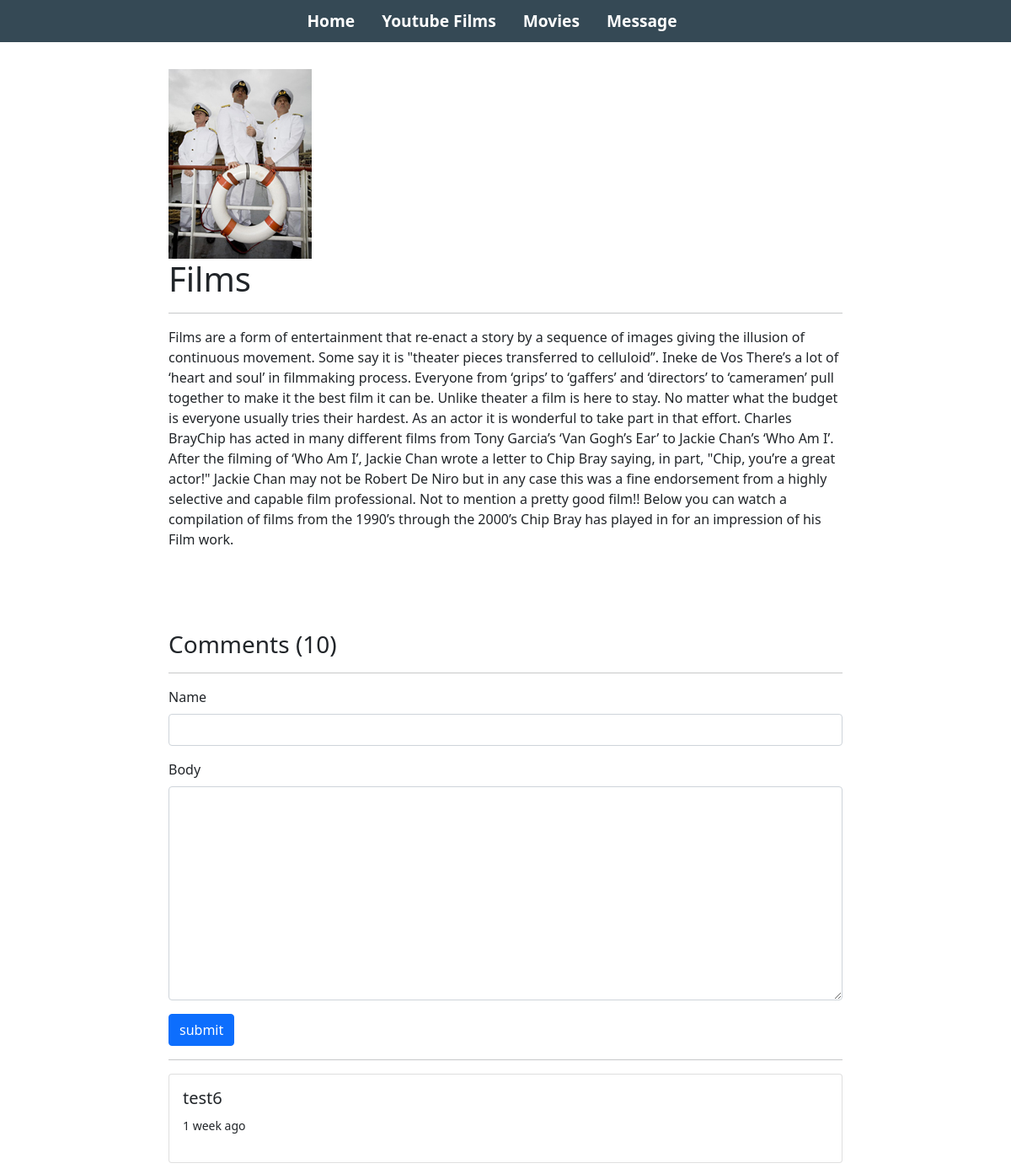
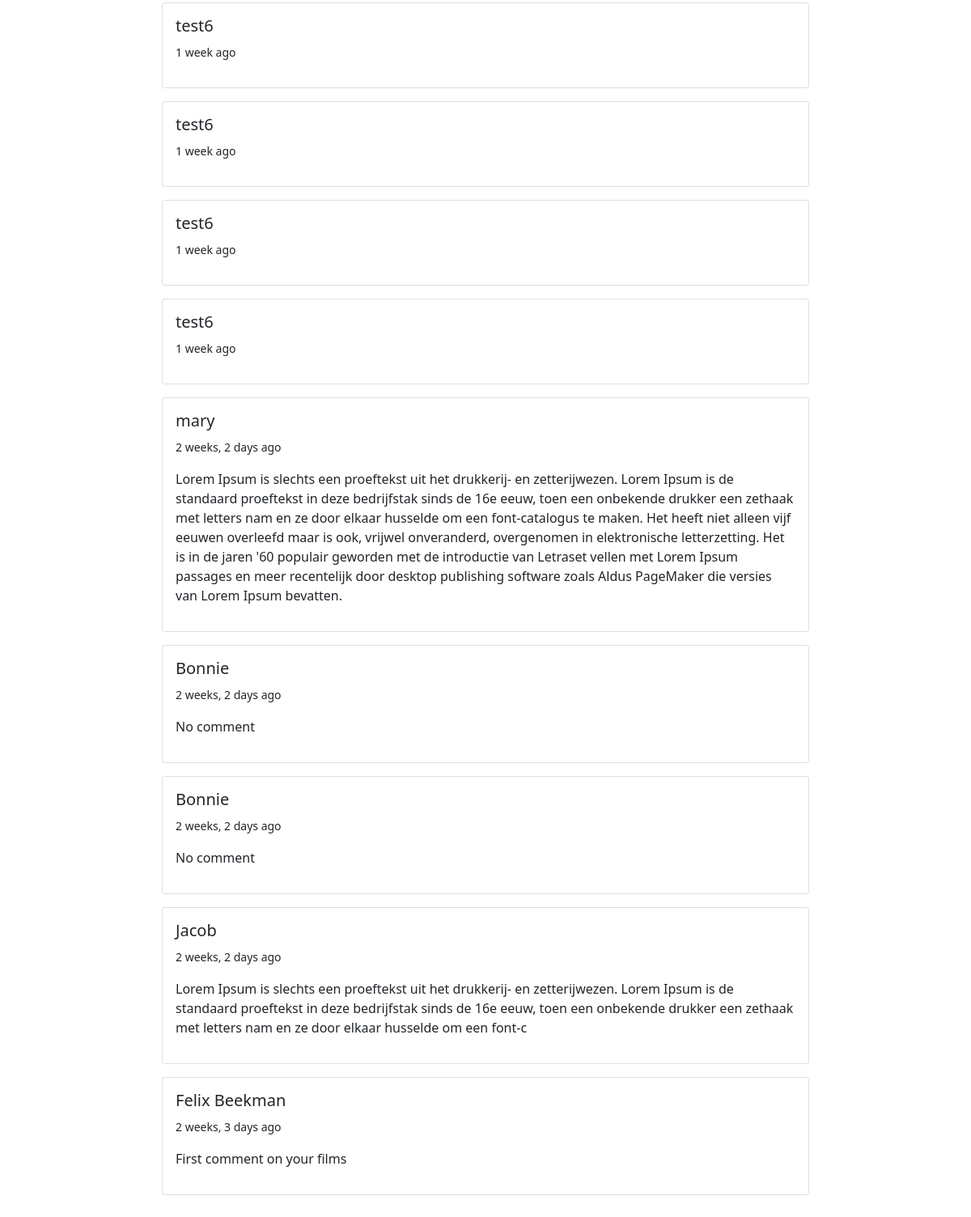
The page /project/46ac735a-41cc-4870-8738-438f523bed96/ on the database as committed earlier (2 pictures, top to bottom).
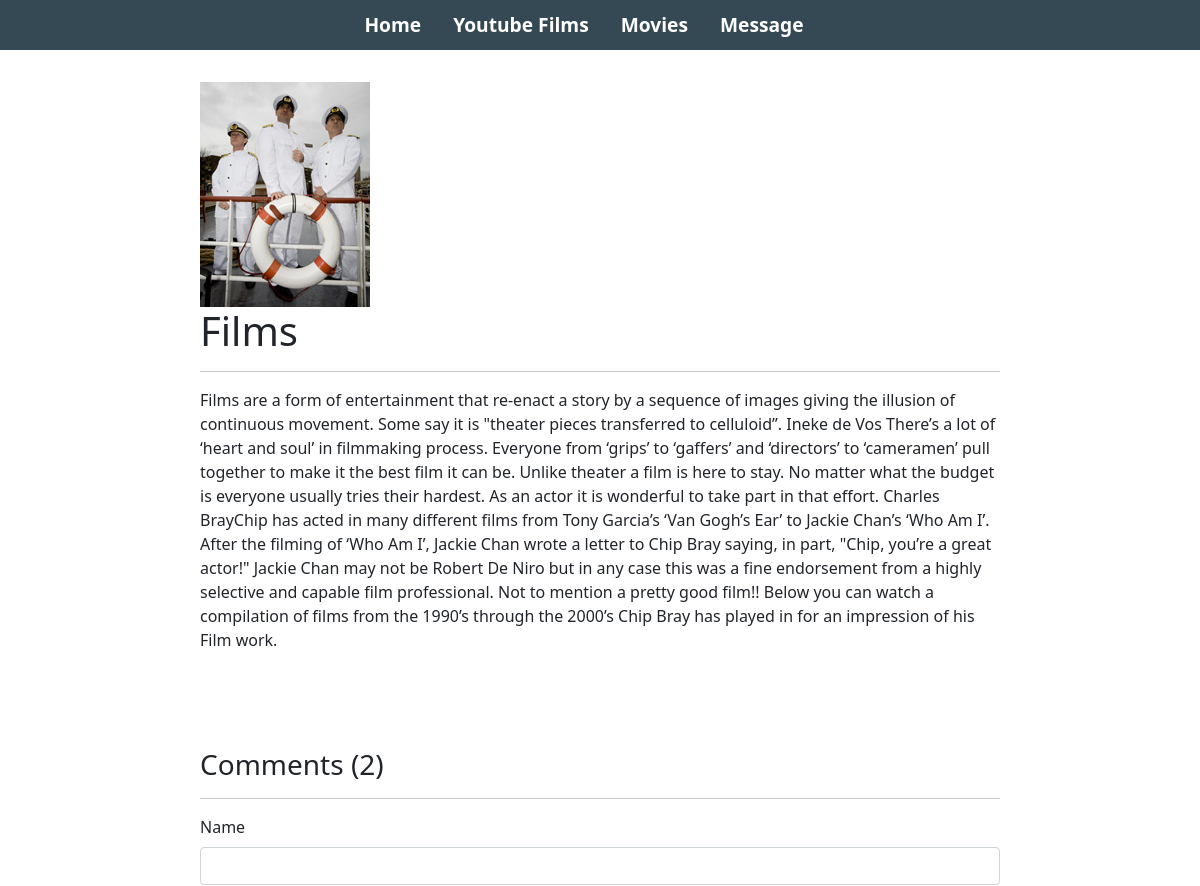
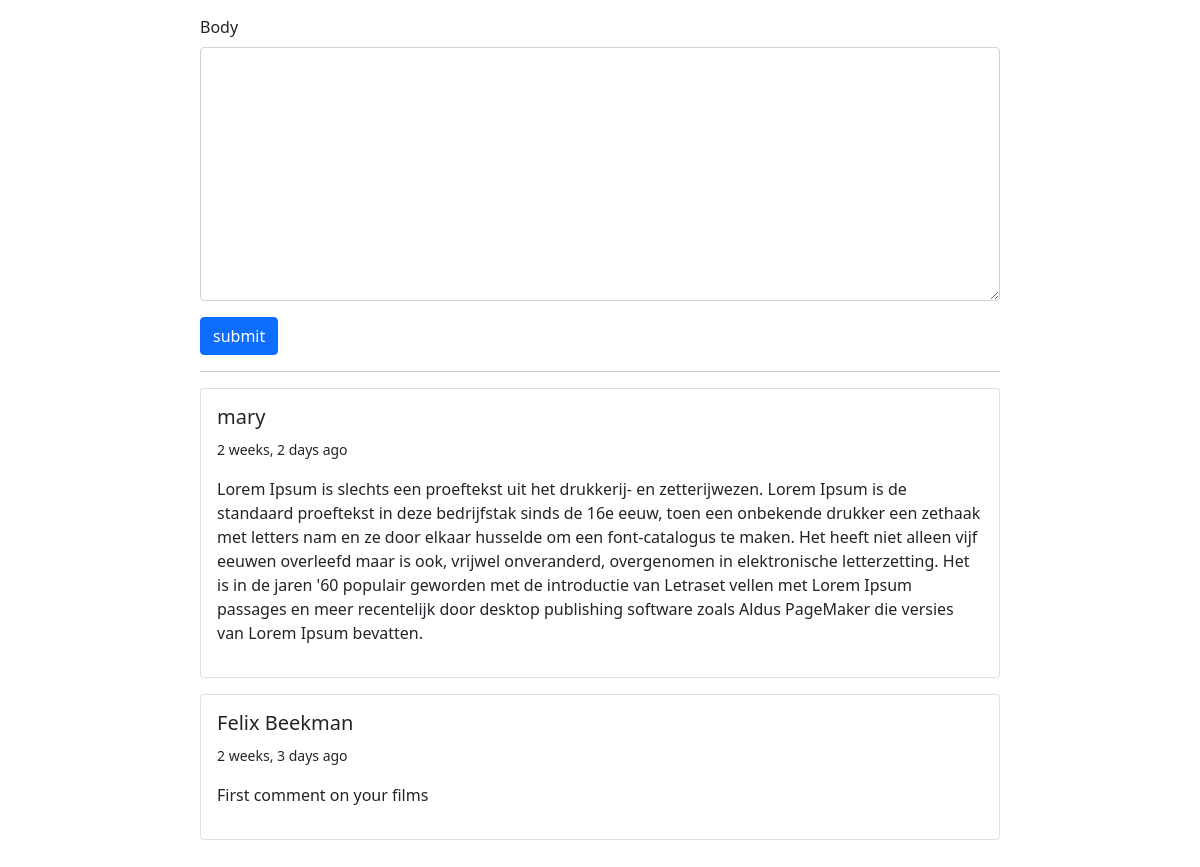
The same page on the database as committed later (2 pictures, top to bottom).
### base/models.py (models this page shows, shortened)
class Project(models.Model):
	title = models.CharField(max_length=200)
	thumbnail = models.ImageField(null=True)
	body = models.TextField(null=True, blank=True)
	slug = models.SlugField(null=True, blank=True)
	created = models.DateTimeField(auto_now_add=True)
	id = models.UUIDField(default=uuid.uuid4, unique=True, primary_key=True, editable=False)

class Comment(models.Model):
    project = models.ForeignKey(Project, on_delete=models.CASCADE)
    name = models.CharField(max_length=200)
    body = models.TextField(null=True, blank=True)
    created = models.DateTimeField(auto_now_add=True, null=True)

### base/views.py (the view, shortened to what this page needs)
# urls.py: path('project/<str:pk>/', views.projectPage, name='project'),
def projectPage(request, pk):
    project = Project.objects.get(id=pk)
    count = project.comment_set.count()
    comments = project.comment_set.all().order_by('-created')
    form = CommentForm()
    context = {'project': project, 'count': count,
               'comments': comments, 'form': form}
    return render(request, 'base/project.html', context)

### base/forms.py
class CommentForm(ModelForm):
    class Meta:
        model = Comment
        fields = '__all__'
        exclude = ['project']
    def __init__(self, *args, **kwargs):
        super(CommentForm, self).__init__(*args, **kwargs)
        self.fields['name'].widget.attrs.update(
            {'class': 'form-control'})
        self.fields['body'].widget.attrs.update(
            {'class': 'form-control', })

### base/templates/base/project.html (shortened to what this page needs)
{% extends 'base/main.html' %}
{% load static %}
{% block content %}
<div class="container">
	<div class="project-container">
		<img class="project--image" src="{{project.thumbnail.url}}">
		<h1>{{project.title}}</h1>
		<hr>
		{{project.body|safe}}
		<div class="comments-container">
			<h3>Comments ({{count}})</h3>
			<hr>
			<form method="post">
				{% for field in form %}
				<div class="mb-3">
					<label for="exampleInputPassword1" class="form-label">{{field.label}}</label>
					{{field}}
				</div>
				{% endfor %}
				<input class="btn btn-primary" type="submit" value="submit">
			</form>
			<hr>
			{% for comment in comments %}
			<div class="card my-3">
				<div class="card-body">
					<h5>{{comment.name}}</h5>
					<small>{{comment.created|timesince}} ago</small>
					<p class=" my-3">{{comment.body}}</p>
				</div>
			</div>
			{% endfor %}
		</div>
	</div>
</div>
{% endblock %}

### base/templates/base/main.html (shortened to what this page needs)
<!doctype html>
  {% load static %}
  <html class="no-js" lang="">
  <head>
    <link rel="stylesheet" type="text/css" media="screen" href="{% static 'styles/main.css' %}">
    <link href="https://cdn.jsdelivr.net/npm/bootstrap@5.1.1/dist/css/bootstrap.min.css" rel="stylesheet">
  </head>
  <body>
    {% include 'base/navbar.html' %}
    {% block content %}
    {% endblock content %}
  </body>
  </html>

### base/templates/base/navbar.html (shortened to what this page needs)
<section class="navigation-bar">
  <a class="nav-link" href="{% url 'home' %}">Home</a>
  <a class="nav-link" href="{% url 'youtube' %}">Youtube Films</a>
  <a class="nav-link" href="{% url 'index' %}">Movies</a>
  <a class="nav-link" href="#test">Message</a>
  <a class="nav-link" href="{% url 'login' %}"></a>
</section>

### static/styles/main.css (style rules this page uses)
body { background-color: #E5E5E5; }
.navigation-bar { background-color: #354955; height: 50px; display: flex; justify-content: center; align-items: center; }
.nav-link { color: white !important; font-weight: 700; font-size: 1.2em; }
.project--image { max-width: 800px; }

### base/templates/base/project.html (style rules this page uses)
.project-container { max-width: 800px; margin: 0 auto; margin-top: 2em; margin-bottom: 2em; }

Rows that differ between the two databases and show on the page:
removed Comment: name "test6", created "1 week"
removed Comment: name "test6", created "1 week"
removed Comment: name "test6", created "1 week"
removed Comment: name "test6", created "1 week"
removed Comment: name "test6", created "1 week"
removed Comment: name "Bonnie", created "2 weeks, 2 days", body "No comment"
removed Comment: name "Bonnie", created "2 weeks, 2 days", body "No comment"
removed Comment: name "Jacob", created "2 weeks, 2 days", body "Lorem Ipsum is slechts een proeftekst uit het drukkerij- en zetterijwezen. Lorem Ipsum is de standaard proeftekst in deze bedrijfstak sinds de 16e eeuw, toen een onbekende drukker een zethaak met letters nam en ze door elkaar husselde om een font-c"
Other text that changed with them:
{{ count }}: "10" → "2"
